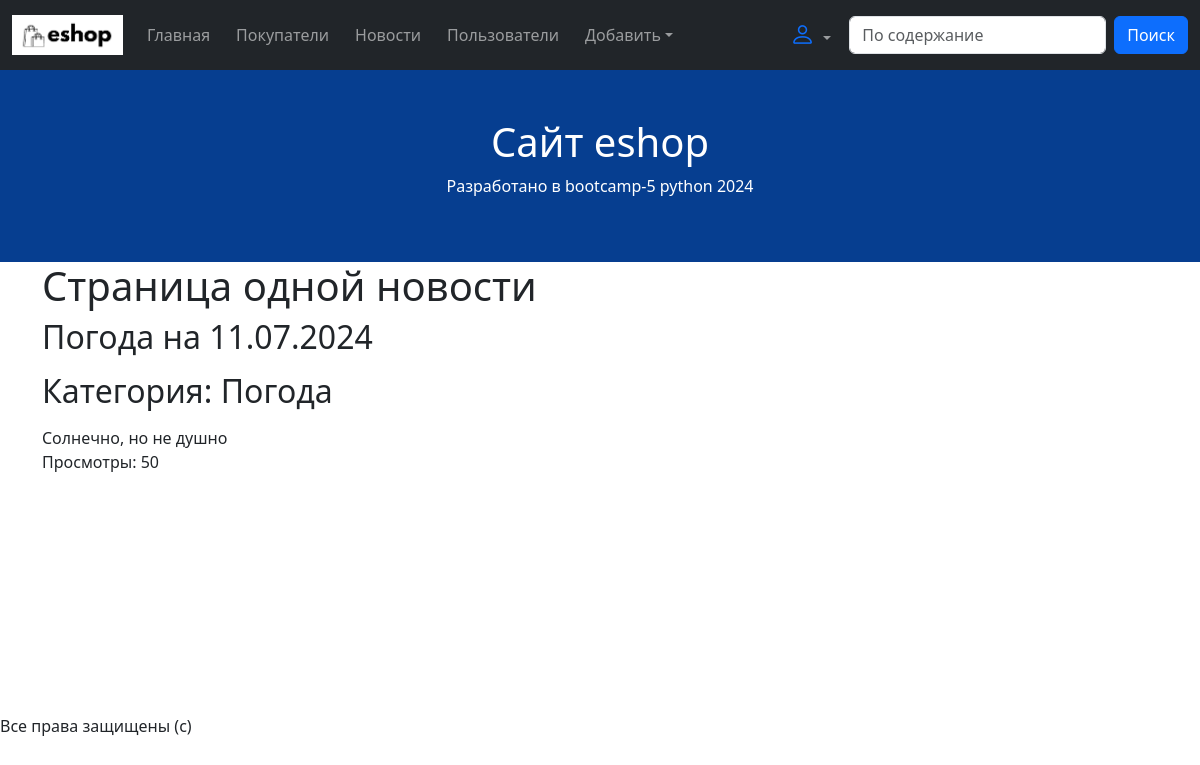
Before: /news-detail/1/ with the older database file.
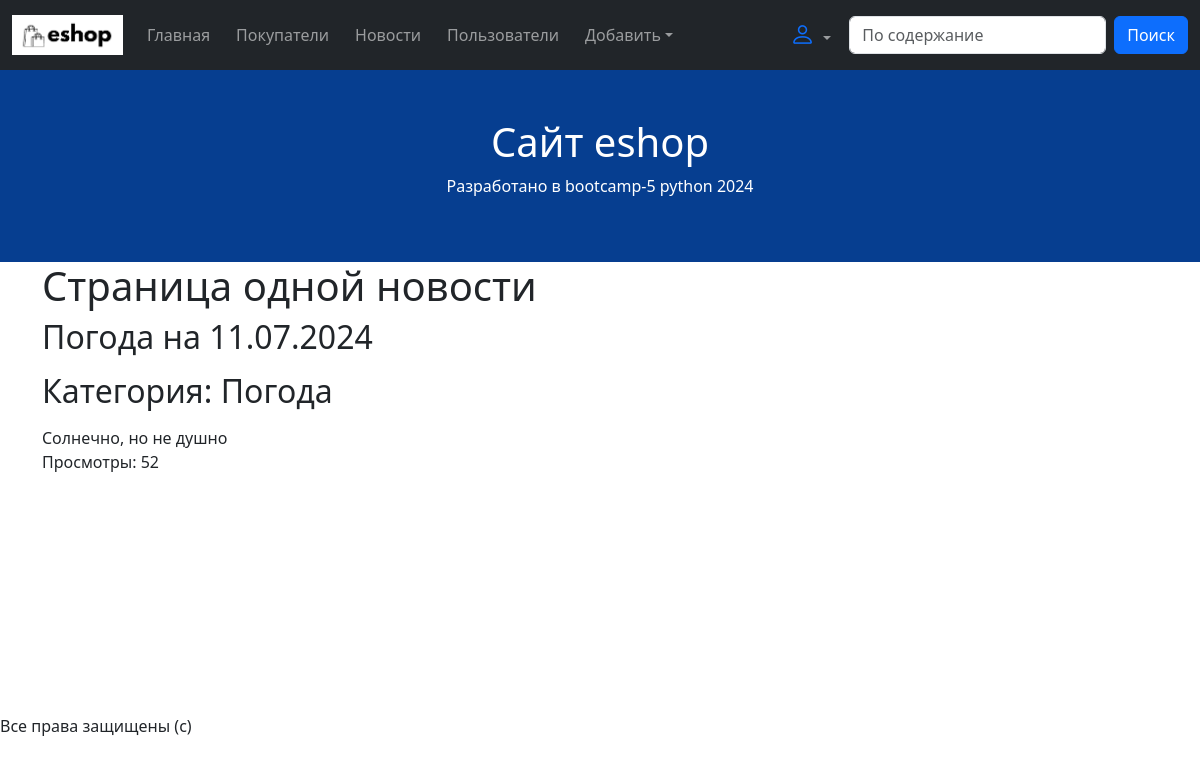
After: the same page with the newer database file.
### news/models.py (models this page shows, shortened)
class New(models.Model):
    title = models.CharField(max_length=100)
    article = models.TextField()
    views = models.IntegerField(default=0)
    category = models.ForeignKey(
        to=NewsCategory,
        on_delete=models.CASCADE,
        null=True, blank=True,
        verbose_name="Категория"
    )
    costumer_views = models.ManyToManyField(
        to=Costumer,
    )
    views_qty = models.IntegerField(default=0)

class NewsCategory(models.Model):
    name = models.CharField(max_length=100)
    def __str__(self):
        return self.name

### news/views/news_detail.py (the view)
# urls.py: path('news-detail/<int:pk>/', NewDetailView.as_view(), name='news-detail'),
class NewDetailView(View):
    def get(self, request, pk):
        new_object = New.objects.get(pk=pk)
        new_object.views += 1
        if request.user.is_authenticated:
            new_object.user_views.add(request.user)
        new_object.save()
        context = {
            "new": new_object,
        }
        return render(request, 'news_detail.html', context)

### news/templates/news_detail.html
{% extends 'base.html' %}
{% load django_bootstrap5 %}
{% block content %}
<h1>Страница одной новости</h1>
<h2>{{ new.title }}</h2>
    <p>
<h2>Категория: {{ new.category }}</h2>
</p>
<div>{{ new.article }}</div>
<div>Просмотры: {{ new.views_qty }}</div>
{% endblock %}

Changed rows visible on the page:
changed New "Солнечно, но не душно": views_qty "50" → "52"
